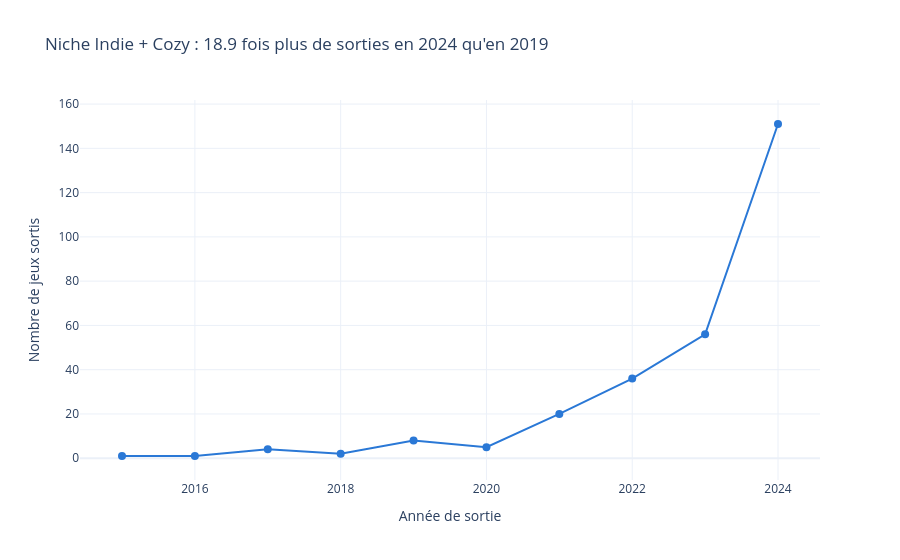

Here is the notebook cell this chart was saved with:
### Markdown cell above
## 4. La niche se remplit-elle vite ?

### Code cell
fig4 = releases_per_year(df, FIL_ROUGE_TAGS)
fig4.show()

### Figure 1 — Plotly figure (JSON) as saved in the notebook; plotly's stock layout.template omitted (floating-point values rounded to 4 significant figures)
{"data": [{"hovertemplate": "Année de sortie=%{x}<br>Nombre de jeux sortis=%{y}<extra></extra>", "legendgroup": "", "line": {"color": "#2a78d6", "dash": "solid", "width": 2}, "marker": {"size": 8, "symbol": "circle"}, "mode": "lines+markers", "name": "", "orientation": "v", "showlegend": false, "type": "scatter", "x": [2015, 2016, 2017, 2018, 2019, 2020, 2021, 2022, 2023, 2024], "xaxis": "x", "y": [1, 1, 4, 2, 8, 5, 20, 36, 56, 151], "yaxis": "y"}], "layout": {"legend": {"tracegroupgap": 0}, "title": {"text": "Niche Indie + Cozy : 18.9 fois plus de sorties en 2024 qu'en 2019"}, "xaxis": {"anchor": "y", "domain": [0.0, 1.0], "title": {"text": "Année de sortie"}}, "yaxis": {"anchor": "x", "domain": [0.0, 1.0], "title": {"text": "Nombre de jeux sortis"}}}}
